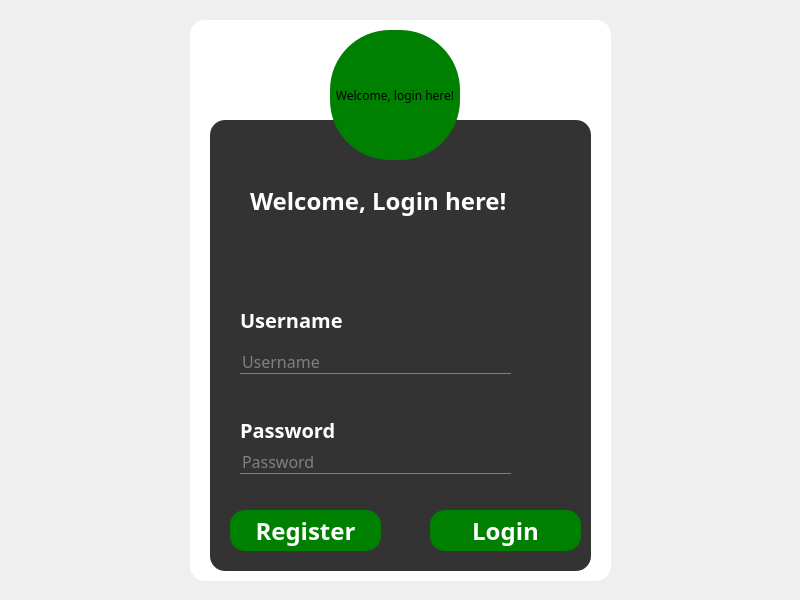
<?xml version="1.0" encoding="UTF-8"?>
<ui version="4.0">
 <class>WelcomeWindow</class>
 <widget class="QWidget" name="WelcomeWindow">
  <property name="geometry">
   <rect>
    <x>0</x>
    <y>0</y>
    <width>800</width>
    <height>600</height>
   </rect>
  </property>
  <property name="palette">
   <palette>
    <active/>
    <inactive/>
    <disabled/>
   </palette>
  </property>
  <property name="windowTitle">
   <string>Form</string>
  </property>
  <property name="styleSheet">
   <string notr="true">*{
	font-family:century gothic;
}

#Form
{
	background:url(:/Resources/resources/images/nature.png);
}

QFrame
{
	font-family:century gothic;
	font-size:24px;
	font:bold;
	background:#333;
	border-radius:15px;
}
#bigFrame
{
	background: white;
}
QPushButton
{
	color:white;
	font:bold;
	font-size:24px;
	background:green;
	border-radius:15px;
}
QToolButton
{
	background:green;
	border-radius:60px;
}
QLabel
{
	color:white;
}
QLineEdit
{
	background:transparent;
	border:none;
	border-bottom: 1px solid grey;
	color:grey;
	font-size: 16px;
}</string>
  </property>
  <widget class="QFrame" name="bigFrame">
   <property name="geometry">
    <rect>
     <x>190</x>
     <y>20</y>
     <width>421</width>
     <height>561</height>
    </rect>
   </property>
   <property name="frameShape">
    <enum>QFrame::StyledPanel</enum>
   </property>
   <property name="frameShadow">
    <enum>QFrame::Raised</enum>
   </property>
   <widget class="QToolButton" name="toolButton">
    <property name="geometry">
     <rect>
      <x>140</x>
      <y>10</y>
      <width>130</width>
      <height>130</height>
     </rect>
    </property>
    <property name="text">
     <string>Welcome, login here!</string>
    </property>
    <property name="icon">
     <iconset resource="resource.qrc">
      <normaloff>:/resources/images/login.png</normaloff>:/resources/images/login.png</iconset>
    </property>
    <property name="iconSize">
     <size>
      <width>80</width>
      <height>80</height>
     </size>
    </property>
    <property name="autoRaise">
     <bool>false</bool>
    </property>
    <property name="image" stdset="0">
     <pixmap/>
    </property>
   </widget>
   <widget class="QFrame" name="frame">
    <property name="geometry">
     <rect>
      <x>20</x>
      <y>100</y>
      <width>381</width>
      <height>451</height>
     </rect>
    </property>
    <property name="frameShape">
     <enum>QFrame::StyledPanel</enum>
    </property>
    <property name="frameShadow">
     <enum>QFrame::Raised</enum>
    </property>
    <widget class="QLabel" name="LoginLabel">
     <property name="geometry">
      <rect>
       <x>40</x>
       <y>60</y>
       <width>271</width>
       <height>41</height>
      </rect>
     </property>
     <property name="styleSheet">
      <string notr="true">*{
	font-family:century gothic;
	font-size:24px;
}</string>
     </property>
     <property name="text">
      <string>Welcome, Login here!</string>
     </property>
    </widget>
    <widget class="QLineEdit" name="LEusername">
     <property name="geometry">
      <rect>
       <x>30</x>
       <y>230</y>
       <width>271</width>
       <height>24</height>
      </rect>
     </property>
     <property name="text">
      <string>Username</string>
     </property>
     <property name="alignment">
      <set>Qt::AlignLeading|Qt::AlignLeft|Qt::AlignVCenter</set>
     </property>
    </widget>
    <widget class="QLineEdit" name="LEpassword">
     <property name="geometry">
      <rect>
       <x>30</x>
       <y>330</y>
       <width>271</width>
       <height>24</height>
      </rect>
     </property>
     <property name="text">
      <string>Password</string>
     </property>
     <property name="alignment">
      <set>Qt::AlignLeading|Qt::AlignLeft|Qt::AlignVCenter</set>
     </property>
    </widget>
    <widget class="QLabel" name="labelUsername">
     <property name="geometry">
      <rect>
       <x>30</x>
       <y>190</y>
       <width>131</width>
       <height>20</height>
      </rect>
     </property>
     <property name="styleSheet">
      <string notr="true">font-size:20px;</string>
     </property>
     <property name="text">
      <string>Username</string>
     </property>
    </widget>
    <widget class="QLabel" name="labelUsername_2">
     <property name="geometry">
      <rect>
       <x>30</x>
       <y>300</y>
       <width>131</width>
       <height>20</height>
      </rect>
     </property>
     <property name="styleSheet">
      <string notr="true">font-size:20px;</string>
     </property>
     <property name="text">
      <string>Password</string>
     </property>
    </widget>
    <widget class="QPushButton" name="PBlogin">
     <property name="geometry">
      <rect>
       <x>220</x>
       <y>390</y>
       <width>151</width>
       <height>41</height>
      </rect>
     </property>
     <property name="styleSheet">
      <string notr="true"/>
     </property>
     <property name="text">
      <string>Login</string>
     </property>
    </widget>
    <widget class="QPushButton" name="PBRegister">
     <property name="geometry">
      <rect>
       <x>20</x>
       <y>390</y>
       <width>151</width>
       <height>41</height>
      </rect>
     </property>
     <property name="styleSheet">
      <string notr="true"/>
     </property>
     <property name="text">
      <string>Register</string>
     </property>
    </widget>
   </widget>
   <zorder>frame</zorder>
   <zorder>toolButton</zorder>
  </widget>
 </widget>
 <resources>
  <include location="resource.qrc"/>
 </resources>
 <connections/>
</ui>
